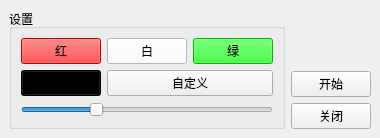
<?xml version="1.0" encoding="UTF-8"?>
<ui version="4.0">
 <class>MainWindow</class>
 <widget class="QMainWindow" name="MainWindow">
  <property name="geometry">
   <rect>
    <x>0</x>
    <y>0</y>
    <width>356</width>
    <height>133</height>
   </rect>
  </property>
  <property name="windowTitle">
   <string>MainWindow</string>
  </property>
  <widget class="QWidget" name="centralwidget">
   <layout class="QGridLayout" name="gridLayout_2">
    <item row="1" column="1">
     <widget class="QPushButton" name="start">
      <property name="text">
       <string>开始</string>
      </property>
     </widget>
    </item>
    <item row="0" column="1">
     <widget class="QWidget" name="show" native="true"/>
    </item>
    <item row="2" column="1">
     <widget class="QPushButton" name="off">
      <property name="text">
       <string>关闭</string>
      </property>
     </widget>
    </item>
    <item row="0" column="0" rowspan="3">
     <widget class="QGroupBox" name="groupBox">
      <property name="title">
       <string>设置</string>
      </property>
      <layout class="QGridLayout" name="gridLayout">
       <item row="0" column="1">
        <widget class="QPushButton" name="white">
         <property name="styleSheet">
          <string notr="true">background: rgb(255, 0255, 255)</string>
         </property>
         <property name="text">
          <string>白</string>
         </property>
        </widget>
       </item>
       <item row="0" column="2">
        <widget class="QPushButton" name="green">
         <property name="styleSheet">
          <string notr="true">background: rgb(0, 255, 0)</string>
         </property>
         <property name="text">
          <string>绿</string>
         </property>
        </widget>
       </item>
       <item row="1" column="0">
        <widget class="QPushButton" name="black">
         <property name="styleSheet">
          <string notr="true">background: rgb(0, 0, 0)</string>
         </property>
         <property name="text">
          <string>黑</string>
         </property>
        </widget>
       </item>
       <item row="1" column="1" colspan="2">
        <widget class="QPushButton" name="choose">
         <property name="text">
          <string>自定义</string>
         </property>
        </widget>
       </item>
       <item row="0" column="0">
        <widget class="QPushButton" name="red">
         <property name="styleSheet">
          <string notr="true">background: rgb(255, 0, 0)</string>
         </property>
         <property name="text">
          <string>红</string>
         </property>
        </widget>
       </item>
       <item row="2" column="0" colspan="3">
        <widget class="QSlider" name="wight">
         <property name="maximum">
          <number>35</number>
         </property>
         <property name="value">
          <number>10</number>
         </property>
         <property name="orientation">
          <enum>Qt::Horizontal</enum>
         </property>
        </widget>
       </item>
      </layout>
     </widget>
    </item>
   </layout>
  </widget>
 </widget>
 <resources/>
 <connections/>
</ui>
